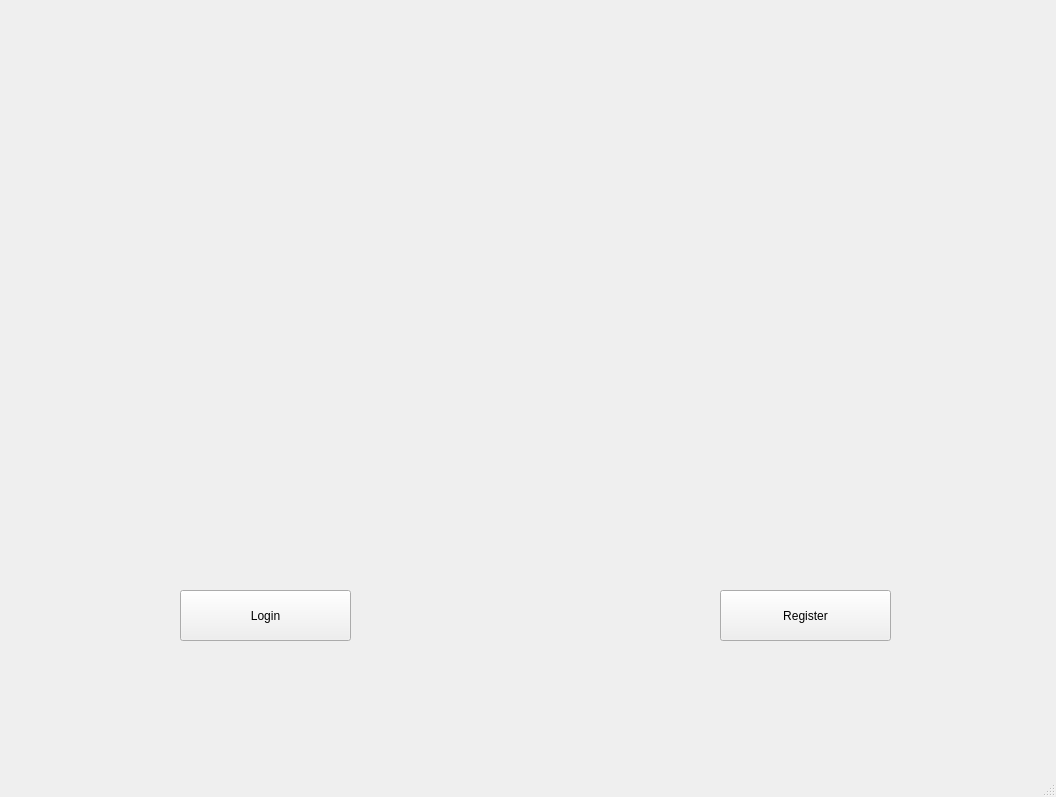
<?xml version="1.0" encoding="UTF-8"?>
<ui version="4.0">
 <class>mainWindow</class>
 <widget class="QMainWindow" name="mainWindow">
  <property name="geometry">
   <rect>
    <x>0</x>
    <y>0</y>
    <width>1056</width>
    <height>797</height>
   </rect>
  </property>
  <property name="windowTitle">
   <string>MainWindow</string>
  </property>
  <widget class="QWidget" name="centralwidget">
   <widget class="QLabel" name="label">
    <property name="geometry">
     <rect>
      <x>70</x>
      <y>50</y>
      <width>911</width>
      <height>471</height>
     </rect>
    </property>
    <property name="text">
     <string/>
    </property>
    <property name="pixmap">
     <pixmap>Laundry.png</pixmap>
    </property>
   </widget>
   <widget class="QPushButton" name="Login">
    <property name="geometry">
     <rect>
      <x>180</x>
      <y>590</y>
      <width>171</width>
      <height>51</height>
     </rect>
    </property>
    <property name="text">
     <string>Login</string>
    </property>
   </widget>
   <widget class="QPushButton" name="Register">
    <property name="geometry">
     <rect>
      <x>720</x>
      <y>590</y>
      <width>171</width>
      <height>51</height>
     </rect>
    </property>
    <property name="text">
     <string>Register</string>
    </property>
   </widget>
  </widget>
  <widget class="QMenuBar" name="menubar">
   <property name="geometry">
    <rect>
     <x>0</x>
     <y>0</y>
     <width>1056</width>
     <height>26</height>
    </rect>
   </property>
  </widget>
  <widget class="QStatusBar" name="statusbar"/>
 </widget>
 <resources/>
 <connections/>
</ui>
